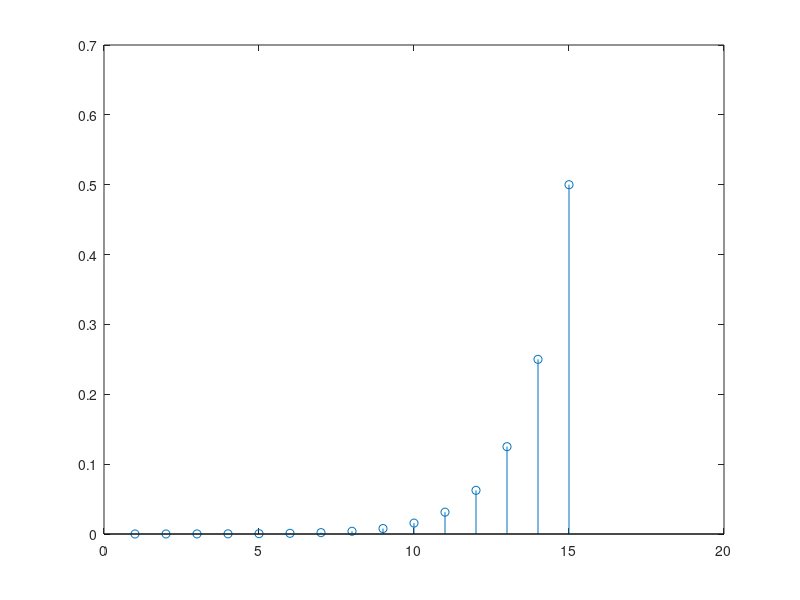

Write MATLAB code to recreate this figure. (Note: this script raises an error after producing the figure.)
% NO TRUNCATION
N=15;

i=1:N-1;

arg=((2.^i)-1)./((2^N)-1);
gamma=norminv(arg);


steady=zeros(1,N);

for j=2:N-1

    
steady(j)=normcdf(gamma(j))-normcdf(gamma(j-1));

end

steady(1)=normcdf(gamma(1));
steady(N)=1-sum(steady(1:N-1));

figure
stem(steady)

% TRUNCATION
N=10;
p_trunc=0.07;

syms y
p = ((y.^(N-1))-1)./((y-1).*((y.^N)-1))-(1-p_trunc);
R=solve(p,y);
Rnum=vpa(R);

steady=zeros(1,N);
i=1:N-2;


x_=Rnum(real(Rnum)>0&imag(Rnum)==0);
x=double(x_);
arg=((x.^i)-1)./(((x^N)-1).*(x-1));

mu=-5.235;
sigma=2.564;

gamma=norminv(arg,mu,sigma);


for j=2:N-2
   
steady(j)=normcdf(gamma(j),mu,sigma)-normcdf(gamma(j-1),mu,sigma);

end

steady(1)=normcdf(gamma(1),mu,sigma);
steady(N-1)=1-sum(steady(1:N-2))-p_trunc;
steady(N)=p_trunc;

figure
stem(steady)

